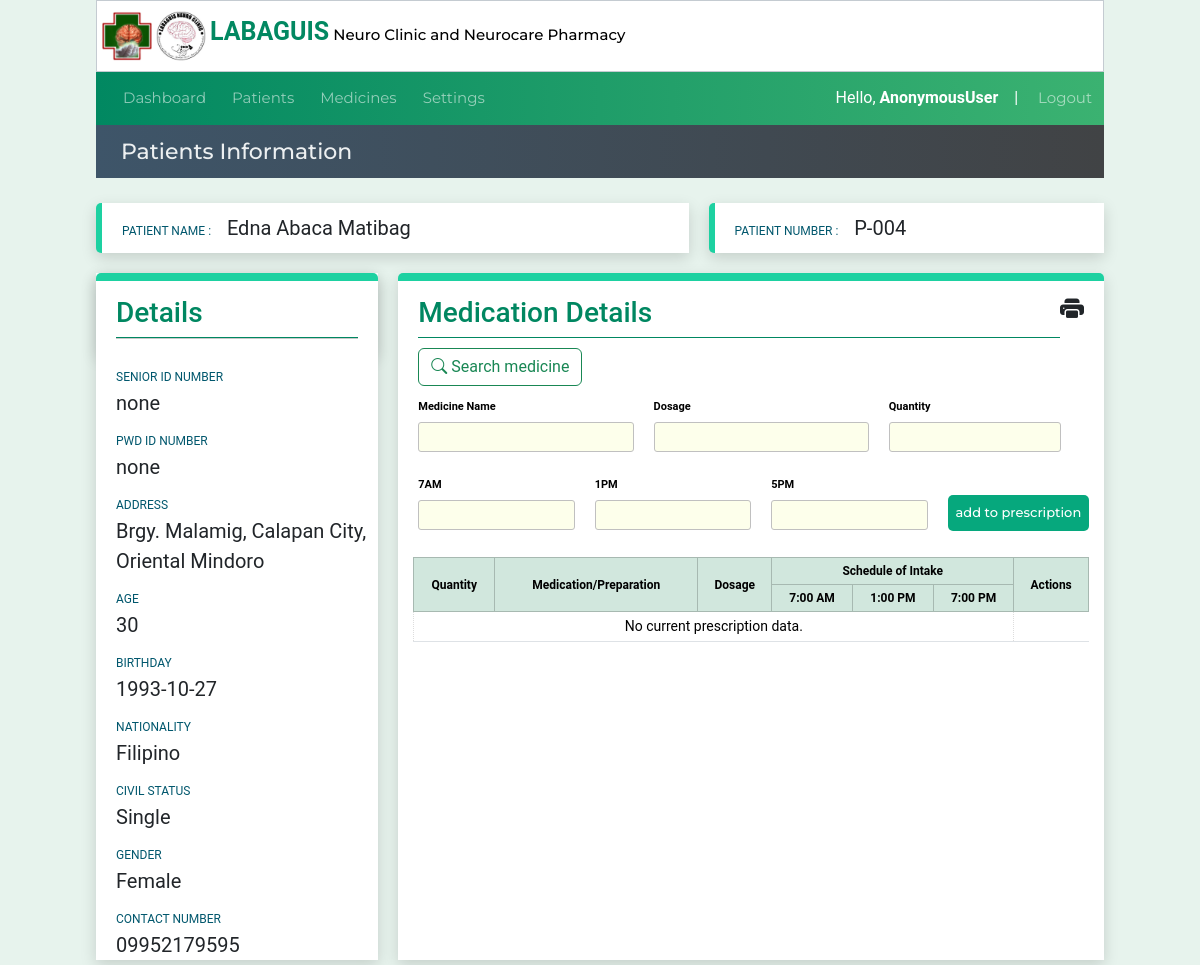
Page /patientinfo/31/prescription on the earlier database version.
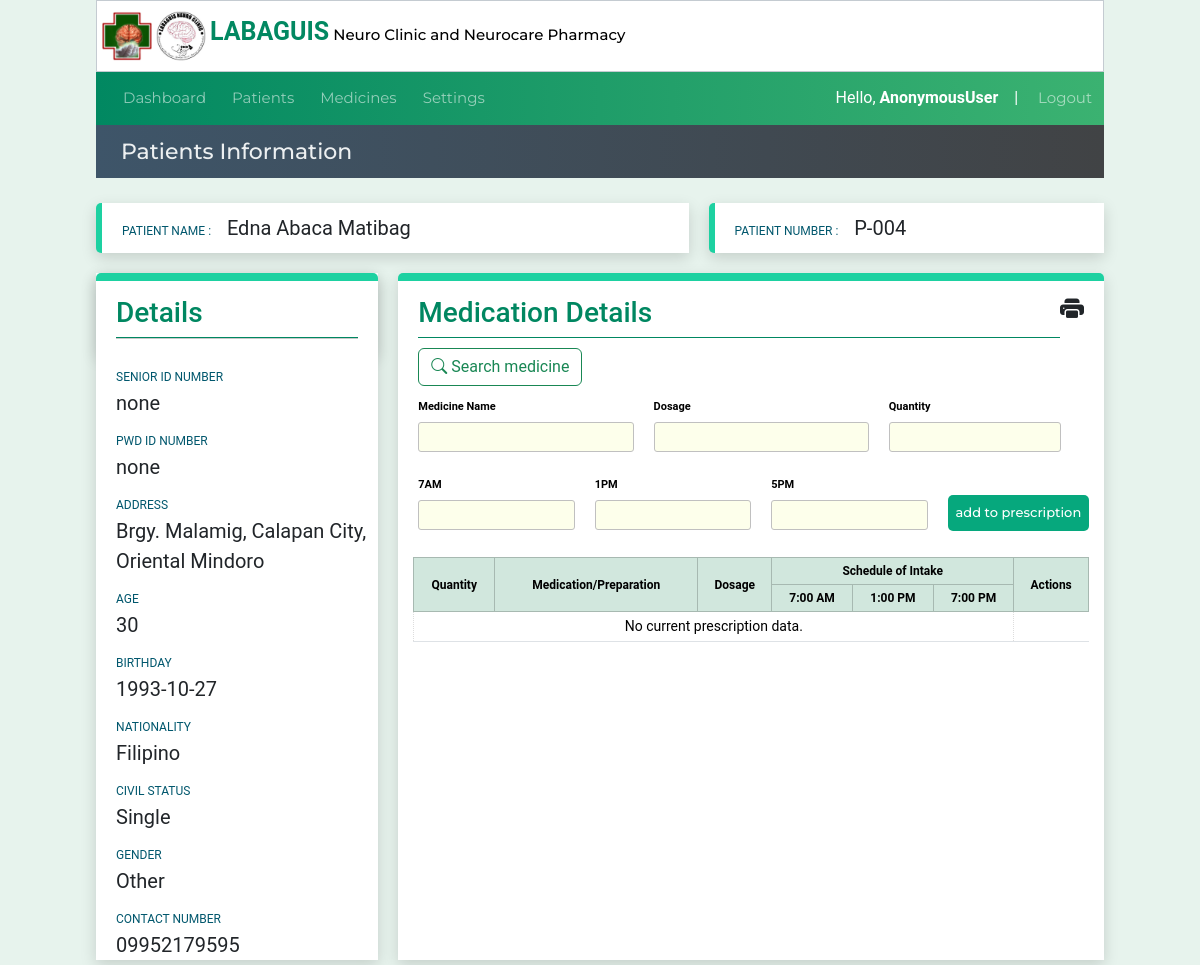
Same page on the later database version.
### website/models.py (models this page shows, shortened)
class Patient(models.Model):
    created_at = models.DateTimeField(auto_now_add=True)
    patient_code=models.CharField(max_length=50)
    first_name = models.CharField(max_length=50)
    middle_name = models.CharField(max_length=50)
    last_name = models.CharField(max_length=50)
    age = models.CharField(max_length=50)
    bday = models.CharField(max_length=50,default='')
    civil_status = models.CharField(max_length=50,default='')
    gender = models.CharField(max_length=50)
    address = models.CharField(max_length=100)
    contact_number = models.CharField(max_length=50)
    srID = models.CharField(max_length=50,null=True, blank=True)
    pwdID = models.CharField(max_length=50,null=True, blank=True)
    nationality = models.CharField(max_length=50,null=True, blank=True)

### website/views.py (the view)
# urls.py: path('patientinfo/<int:pk>/prescription',views.prescription, name='prescription'),
def prescription(request,pk):
    context=patientinfoData(pk)
    return render(request,'prescriptionform.html',context)

### website/views.py (called while the page is built)
def patientinfoData(pk):
    medicines_list = Medicinelist.objects.all()
    patient_record = Patient.objects.get(id=pk)
    medicationrecord = Prescription.objects.filter(patient_code=patient_record.patient_code)
    context = { 'medicationrecord': medicationrecord,
               'patient_record':patient_record,
               'medicines_list':medicines_list,
               'pCode':patient_record.patient_code,
               'pID':pk,
               }
    return context

### website/templates/prescriptionform.html (shortened to what the changed rows need)
{% extends 'patientinfo.html' %}
{% load custom_tags %}
{% load static %}
{% block content1 %}
<div class="medicalhistorytable">
  <table id="table-medications" class="table table-sm table-bordered">
    <thead class="table-success">
      <tr>
        <th rowspan="2">Quantity</th>
        <th rowspan="2">Medication/Preparation</th>
        <th rowspan="2">Dosage</th>
        <th colspan="3">Schedule of Intake</th>
        <th rowspan="2">Actions</th>
      </tr>
      <tr>
        <th>7:00 AM</th>
        <th>1:00 PM</th>
        <th>7:00 PM</th>
      </tr>
    </thead>
  </table>
</div>
</div>
{% endblock content1 %}

### website/templates/patientinfo.html (shortened to what this page needs)
{% extends 'index.html' %}
{% load custom_tags %}
{% block pagetitle %}Patients Information{% endblock pagetitle %}
{% block content %}
<div class="info-row1">
  <div class="col1-info">
    <label class="lbl-pname">PATIENT NAME : &nbsp &nbsp </label>
    <label class="value-pname">{{patient_record.first_name}} {{patient_record.middle_name}}
      {{patient_record.last_name }}
    </label>
  </div>
  <div class="col2-info">
    <label class="lbl-pname">PATIENT NUMBER : &nbsp &nbsp</label>
    <label class="value-pname">{{patient_record.patient_code}} </label>
  </div>
</div>
<div class="info-row2">
  <div class="detials-container">
    <div class="pdetails-head">
      <div class="lbl-details">
        <h3>Details</h3>
      </div>
      <hr>
    </div>
    <div class="pdetails-body">
      <label class="lbl-pname">SENIOR ID NUMBER</label><br />
      <label class="value-pname">{{patient_record.srID}} </label>
    </div>
    <div class="pdetails-body">
      <label class="lbl-pname">PWD ID NUMBER</label><br />
      <label class="value-pname">{{patient_record.pwdID}} </label>
    </div>
    <div class="pdetails-body">
      <label class="lbl-pname">ADDRESS</label><br />
      <label class="value-pname">{{patient_record.address}} </label>
    </div>
    <div class="pdetails-body">
      <label class="lbl-pname">AGE</label><br />
      <label class="value-pname">{{patient_record.age}} </label>
    </div>
    <div class="pdetails-body">
      <label class="lbl-pname">BIRTHDAY</label><br />
      <label class="value-pname">{{patient_record.bday}} </label>
    </div>
    <div class="pdetails-body">
      <label class="lbl-pname">NATIONALITY</label><br />
      <label class="value-pname">{{patient_record.nationality}} </label>
    </div>
    <div class="pdetails-body">
      <label class="lbl-pname">CIVIL STATUS</label><br />
      <label class="value-pname">{{patient_record.civil_status}} </label>
    </div>
    <div class="pdetails-body">
      <label class="lbl-pname">GENDER</label><br />
      <label class="value-pname">{{patient_record.gender}} </label>
    </div>
    <div class="pdetails-body">
      <label class="lbl-pname">CONTACT NUMBER</label><br />
      <label class="value-pname">{{patient_record.contact_number}} </label>
    </div>
  </div>
  <div class="details-history">
    <div class="phistory-head">
      {% block title %}{% endblock title %}
      {% block btn-back%}{% endblock  %}
    </div>
    {% block content1 %}{% endblock content1 %}
</div>
</div>
{% endblock content %}

Differences in the rows shown:
changed Patient "Edna": gender "Female" → "Other"
